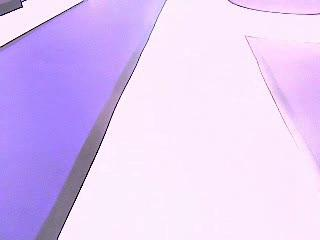
#> input picture 任务1/5.jpg, 320 x 240 px
$ python OSTU.py
#> lines starting #> are read from the running program, lines starting #| are printed output that depends on the picture; after the words box and inside, x2 and y2 are one past the last pixel; in counts of white or black regions, pixels touching at a corner belong together
import cv2
import matplotlib.pyplot as plt

# 读取图像，这里以灰度图形式读取
img_path = "5.jpg"  # 请替换为你自己的图片路径
img = cv2.imread(img_path, 0)
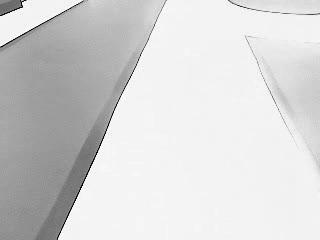
#> img: shape (240, 320); min 0, max 255, mean 213.6
if img is None:
    print("The picture cannot be read. Please check if the path is correct!")
    exit(1)

# 使用Otsu算法进行阈值分割
ret, thresh = cv2.threshold(img, 0, 255, cv2.THRESH_BINARY + cv2.THRESH_OTSU)
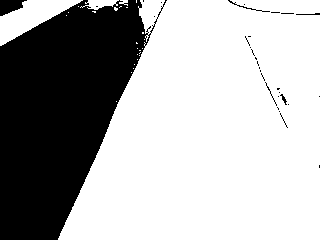
#> thresh: shape (240, 320); 68% white; 31 black regions (25 under 20 px), largest, box (x1, y1, x2, y2) and area: (0, 0, 167, 240) 24059, (0, 0, 27, 16) 277, (228, 0, 270, 12) 52, (296, 13, 320, 15) 29, (280, 94, 287, 105) 28, (265, 82, 277, 106) 26
#> ret = 198

# 显示结果
plt.figure(figsize=(10, 5))
plt.subplot(121), plt.imshow(img, cmap='gray')
plt.title('Original grayscale image'), plt.axis('off')
plt.subplot(122), plt.imshow(thresh, cmap='gray')
plt.title('Binary image after Otsu threshold segmentation'), plt.axis('off')
plt.show()
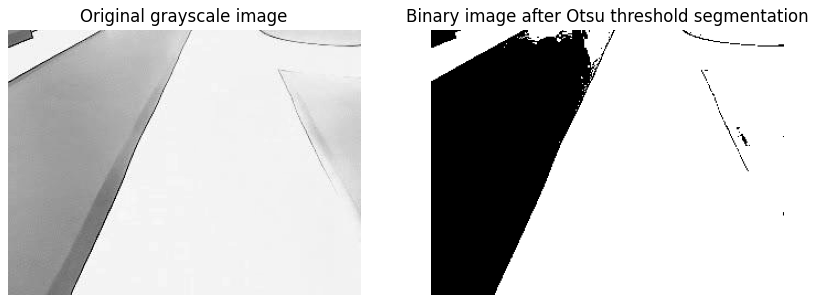
#> figure drawn by matplotlib, 2 panels
